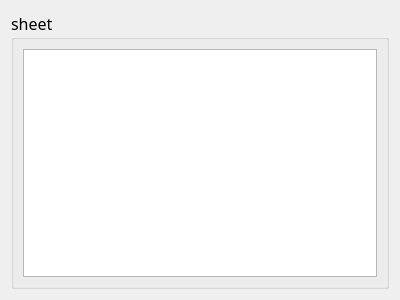
<?xml version="1.0" encoding="UTF-8"?>
<ui version="4.0">
 <class>ComTableWid</class>
 <widget class="QWidget" name="ComTableWid">
  <property name="geometry">
   <rect>
    <x>0</x>
    <y>0</y>
    <width>400</width>
    <height>300</height>
   </rect>
  </property>
  <property name="windowTitle">
   <string>Form</string>
  </property>
  <layout class="QGridLayout" name="gridLayout">
   <item row="0" column="0">
    <widget class="QGroupBox" name="groupBox">
     <property name="font">
      <font>
       <family>微软雅黑</family>
       <pointsize>12</pointsize>
      </font>
     </property>
     <property name="title">
      <string>sheet</string>
     </property>
     <layout class="QGridLayout" name="gridLayout_2">
      <item row="0" column="0">
       <widget class="QTableWidget" name="tableWidget"/>
      </item>
     </layout>
    </widget>
   </item>
  </layout>
 </widget>
 <resources/>
 <connections/>
</ui>
